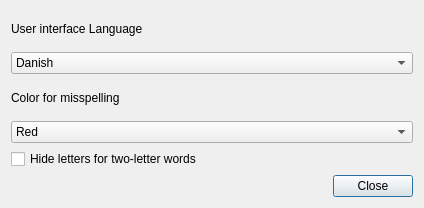
<?xml version="1.0" encoding="UTF-8"?>
<ui version="4.0">
 <class>PreferenceManager</class>
 <widget class="QDialog" name="PreferenceManager">
  <property name="geometry">
   <rect>
    <x>0</x>
    <y>0</y>
    <width>424</width>
    <height>208</height>
   </rect>
  </property>
  <property name="windowTitle">
   <string>Preferences</string>
  </property>
  <layout class="QVBoxLayout" name="verticalLayout">
   <item>
    <layout class="QHBoxLayout" name="horizontalLayout_3">
     <item>
      <widget class="QLabel" name="labLanguage">
       <property name="text">
        <string>User interface Language</string>
       </property>
      </widget>
     </item>
     <item>
      <spacer name="horizontalSpacer_3">
       <property name="orientation">
        <enum>Qt::Horizontal</enum>
       </property>
       <property name="sizeHint" stdset="0">
        <size>
         <width>40</width>
         <height>20</height>
        </size>
       </property>
      </spacer>
     </item>
    </layout>
   </item>
   <item>
    <widget class="QComboBox" name="cbLanguage">
     <item>
      <property name="text">
       <string>Danish</string>
      </property>
      <property name="icon">
       <iconset resource="icons.qrc">
        <normaloff>:/icons/Flag_DK.png</normaloff>:/icons/Flag_DK.png</iconset>
      </property>
     </item>
     <item>
      <property name="text">
       <string>English</string>
      </property>
      <property name="icon">
       <iconset resource="icons.qrc">
        <normaloff>:/icons/Flag_UK.png</normaloff>:/icons/Flag_UK.png</iconset>
      </property>
     </item>
    </widget>
   </item>
   <item>
    <layout class="QHBoxLayout" name="horizontalLayout_2">
     <item>
      <widget class="QLabel" name="labMisspellColor">
       <property name="text">
        <string>Color for misspelling</string>
       </property>
      </widget>
     </item>
     <item>
      <spacer name="horizontalSpacer_2">
       <property name="orientation">
        <enum>Qt::Horizontal</enum>
       </property>
       <property name="sizeHint" stdset="0">
        <size>
         <width>40</width>
         <height>20</height>
        </size>
       </property>
      </spacer>
     </item>
    </layout>
   </item>
   <item>
    <widget class="QComboBox" name="cbDisspellColor">
     <item>
      <property name="text">
       <string>Red</string>
      </property>
      <property name="icon">
       <iconset resource="icons.qrc">
        <normaloff>:/icons/red.png</normaloff>:/icons/red.png</iconset>
      </property>
     </item>
     <item>
      <property name="text">
       <string>Orange</string>
      </property>
      <property name="icon">
       <iconset resource="icons.qrc">
        <normaloff>:/icons/orange.png</normaloff>:/icons/orange.png</iconset>
      </property>
     </item>
     <item>
      <property name="text">
       <string>Purple</string>
      </property>
      <property name="icon">
       <iconset resource="icons.qrc">
        <normaloff>:/icons/violet.png</normaloff>:/icons/violet.png</iconset>
      </property>
     </item>
    </widget>
   </item>
   <item>
    <widget class="QCheckBox" name="checkBox_HideTwoLetterWords">
     <property name="text">
      <string>Hide letters for two-letter words</string>
     </property>
    </widget>
   </item>
   <item>
    <layout class="QHBoxLayout" name="horizontalLayout">
     <item>
      <spacer name="horizontalSpacer">
       <property name="orientation">
        <enum>Qt::Horizontal</enum>
       </property>
       <property name="sizeHint" stdset="0">
        <size>
         <width>40</width>
         <height>20</height>
        </size>
       </property>
      </spacer>
     </item>
     <item>
      <widget class="QPushButton" name="btnClose">
       <property name="text">
        <string>Close</string>
       </property>
      </widget>
     </item>
    </layout>
   </item>
  </layout>
 </widget>
 <resources>
  <include location="icons.qrc"/>
 </resources>
 <connections/>
</ui>
